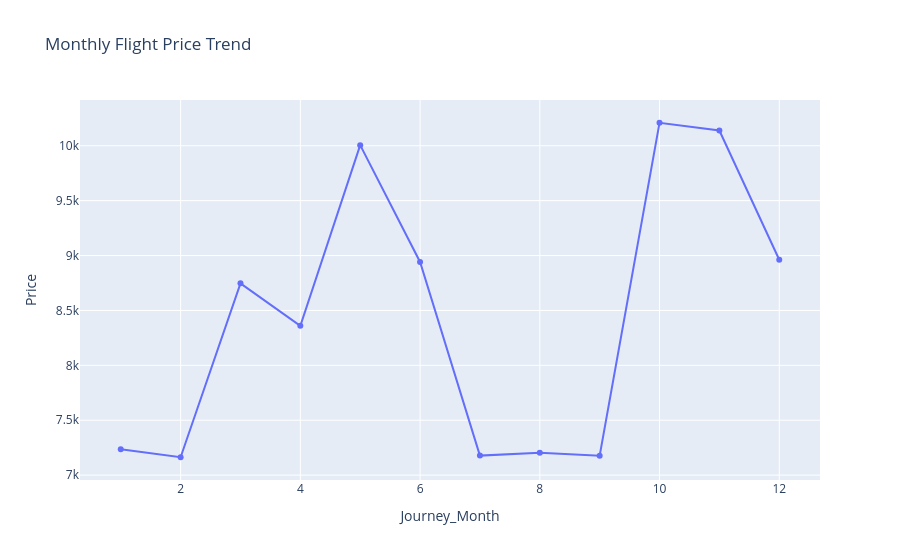

The notebook cell this image was saved under:
### Code cell
monthly_price = df.groupby("Journey_Month")["Price"].mean().reset_index()

fig = px.line(
    monthly_price,
    x="Journey_Month",
    y="Price",
    markers=True,
    title="Monthly Flight Price Trend"
)

fig.show()

### Figure 1 — Plotly figure (JSON) as saved in the notebook; plotly's stock layout.template omitted (floating-point values rounded to 4 significant figures)
{"data": [{"hovertemplate": "Journey_Month=%{x}<br>Price=%{y}<extra></extra>", "legendgroup": "", "line": {"color": "#636efa", "dash": "solid"}, "marker": {"symbol": "circle"}, "mode": "lines+markers", "name": "", "orientation": "v", "showlegend": false, "type": "scatter", "x": [1, 2, 3, 4, 5, 6, 7, 8, 9, 10, 11, 12], "xaxis": "x", "y": [7236.0, 7163.0, 8747.0, 8360.0, 10010.0, 8942.0, 7178.0, 7204.0, 7178.0, 10210.0, 10140.0, 8961.0], "yaxis": "y"}], "layout": {"legend": {"tracegroupgap": 0}, "title": {"text": "Monthly Flight Price Trend"}, "xaxis": {"anchor": "y", "domain": [0, 1], "title": {"text": "Journey_Month"}}, "yaxis": {"anchor": "x", "domain": [0, 1], "title": {"text": "Price"}}}}
